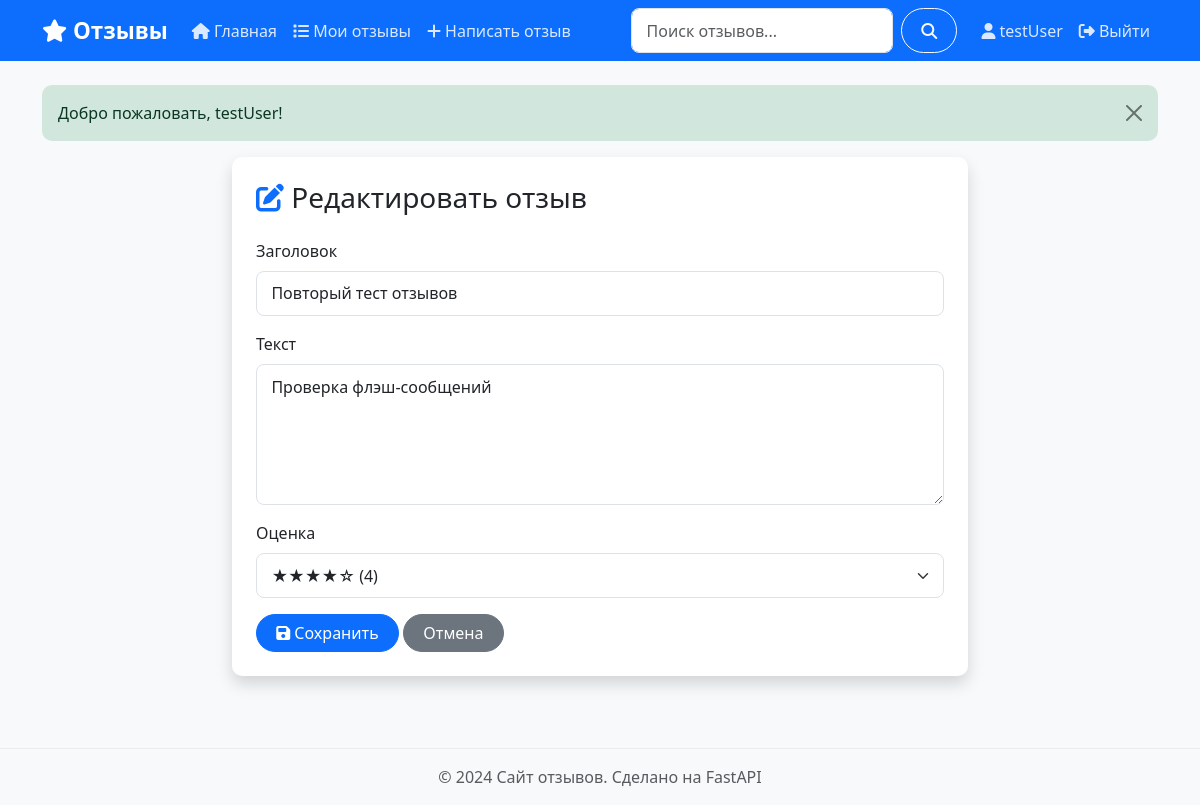
The app's page /reviews/2/edit (signed in) with its own data.
### app/models.py (models this page shows)
class Review(Base):
    __tablename__ = "reviews"
    id = Column(Integer, primary_key=True, index=True)
    title = Column(String(200), nullable=False)
    content = Column(Text, nullable=False)
    rating = Column(Integer, nullable=True)
    created_at = Column(DateTime(timezone=True), server_default=func.now())
    updated_at = Column(DateTime(timezone=True), onupdate=func.now())
    user_id = Column(
        Integer,
        ForeignKey("users.id", ondelete="CASCADE"),
        nullable=False
    )
    author = relationship("User", back_populates="reviews")

### app/routers/pages.py (the view)
@router.get('/reviews/{review_id}/edit', response_class=HTMLResponse)
async def edit_review_page(review_id: int, request: Request,
                           db: Session = Depends(get_db)):
    user = get_current_user(request)
    if not user:
        return RedirectResponse('/auth/login', status_code=303)
    review = get_review(db, review_id)
    if not review:
        raise HTTPException(404, 'Отзыв не найден')
    if review.user_id != user['id']:
        raise HTTPException(403, 'Нет прав')
    return request.state.templates.TemplateResponse(
        'edit_review.html',
        _ctx(request, {
            'review': review,
            'current_page': 'edit_review'
        })
    )

### templates/edit_review.html (shortened to what this page needs)
{% extends "base.html" %}
{% block content %}
<div class="row justify-content-center">
    <div class="col-md-8">
        <div class="card shadow">
            <div class="card-body p-4">
                <h3 class="mb-4">
                    <i class="fas fa-edit text-primary"></i> Редактировать отзыв
                </h3>
                <form method="post" action="/reviews/{{ review.id }}/edit">
                    <div class="mb-3">
                        <label class="form-label">Заголовок</label>
                        <input type="text" name="title" class="form-control" required
                               value="{{ review.title }}">
                    </div>
                    <div class="mb-3">
                        <label class="form-label">Текст</label>
                        <textarea name="content" class="form-control" rows="5"
                                  required>{{ review.content }}</textarea>
                    </div>
                    <div class="mb-3">
                        <label class="form-label">Оценка</label>
                        <select name="rating" class="form-select" required>
                            {% for r in [5, 4, 3, 2, 1] %}
                            <option value="{{ r }}" {% if review.rating == r %}selected{% endif %}>
                                {{ '★' * r }}{{ '☆' * (5 - r) }} ({{ r }})
                            </option>
                            {% endfor %}
                        </select>
                    </div>
                    <button type="submit" class="btn btn-primary">
                        <i class="fas fa-save"></i> Сохранить
                    </button>
                    <a href="/my-reviews" class="btn btn-secondary">Отмена</a>
                </form>
            </div>
        </div>
    </div>
</div>
{% endblock %}

### static/style.css (style rules this page uses)
body { background-color: #f8f9fa; min-height: 100vh; display: flex; flex-direction: column; }
.card { transition: transform 0.2s ease, box-shadow 0.2s ease; border: none; border-radius: 10px; }
.btn { border-radius: 25px; padding-left: 1.2rem; padding-right: 1.2rem; transition: all 0.2s ease; }
.form-control, .form-select { border-radius: 8px; border: 1px solid #dee2e6; padding: 0.6rem 0.9rem; transition: border-color 0.2s, box-shadow 0.2s; }
.card { animation: fadeIn 0.3s ease; }

### records on screen
Review: title "Повторый тест отзывов", content "Проверка флэш-сообщений", rating "★★★★☆ (4)"

### other values on screen
{{ user.username }} "testUser"
{{ flash.message }} "Добро пожаловать, testUser!"
